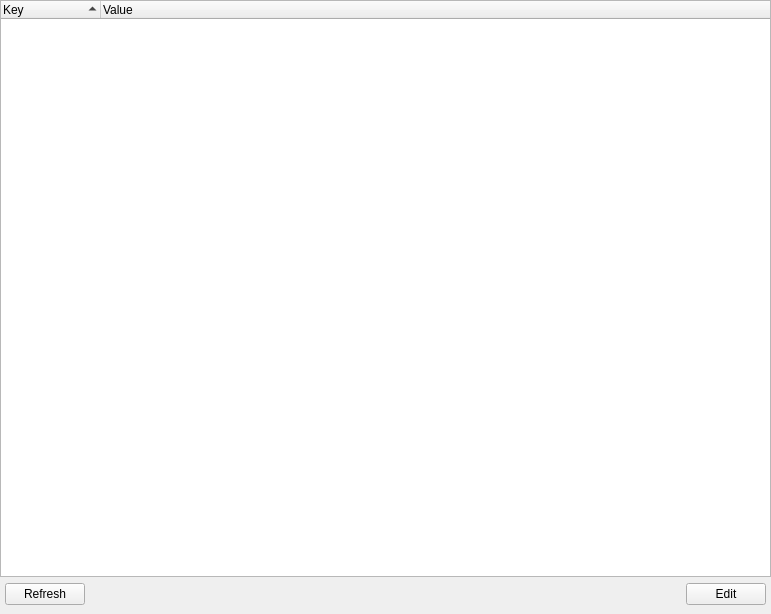
<?xml version="1.0" encoding="UTF-8"?>
<ui version="4.0">
 <class>ManageInfoWidget</class>
 <widget class="QWidget" name="ManageInfoWidget">
  <property name="geometry">
   <rect>
    <x>0</x>
    <y>0</y>
    <width>771</width>
    <height>614</height>
   </rect>
  </property>
  <layout class="QVBoxLayout" name="verticalLayout">
   <property name="leftMargin">
    <number>0</number>
   </property>
   <property name="topMargin">
    <number>0</number>
   </property>
   <property name="rightMargin">
    <number>0</number>
   </property>
   <property name="bottomMargin">
    <number>9</number>
   </property>
   <item>
    <widget class="QTreeWidget" name="list">
     <property name="selectionMode">
      <enum>QAbstractItemView::SingleSelection</enum>
     </property>
     <property name="indentation">
      <number>0</number>
     </property>
     <property name="uniformRowHeights">
      <bool>true</bool>
     </property>
     <property name="itemsExpandable">
      <bool>false</bool>
     </property>
     <property name="sortingEnabled">
      <bool>true</bool>
     </property>
     <attribute name="headerShowSortIndicator" stdset="0">
      <bool>true</bool>
     </attribute>
     <column>
      <property name="text">
       <string>Key</string>
      </property>
     </column>
     <column>
      <property name="text">
       <string>Value</string>
      </property>
     </column>
    </widget>
   </item>
   <item>
    <layout class="QHBoxLayout" name="horizontalLayout_4">
     <property name="leftMargin">
      <number>5</number>
     </property>
     <property name="rightMargin">
      <number>5</number>
     </property>
     <item>
      <widget class="QPushButton" name="refreshButton">
       <property name="text">
        <string>Refresh</string>
       </property>
      </widget>
     </item>
     <item>
      <spacer name="horizontalSpacer_3">
       <property name="orientation">
        <enum>Qt::Horizontal</enum>
       </property>
       <property name="sizeHint" stdset="0">
        <size>
         <width>40</width>
         <height>20</height>
        </size>
       </property>
      </spacer>
     </item>
     <item>
      <widget class="QPushButton" name="editButton">
       <property name="text">
        <string>Edit</string>
       </property>
      </widget>
     </item>
    </layout>
   </item>
  </layout>
 </widget>
 <tabstops>
  <tabstop>list</tabstop>
  <tabstop>editButton</tabstop>
 </tabstops>
 <resources/>
 <connections/>
</ui>
